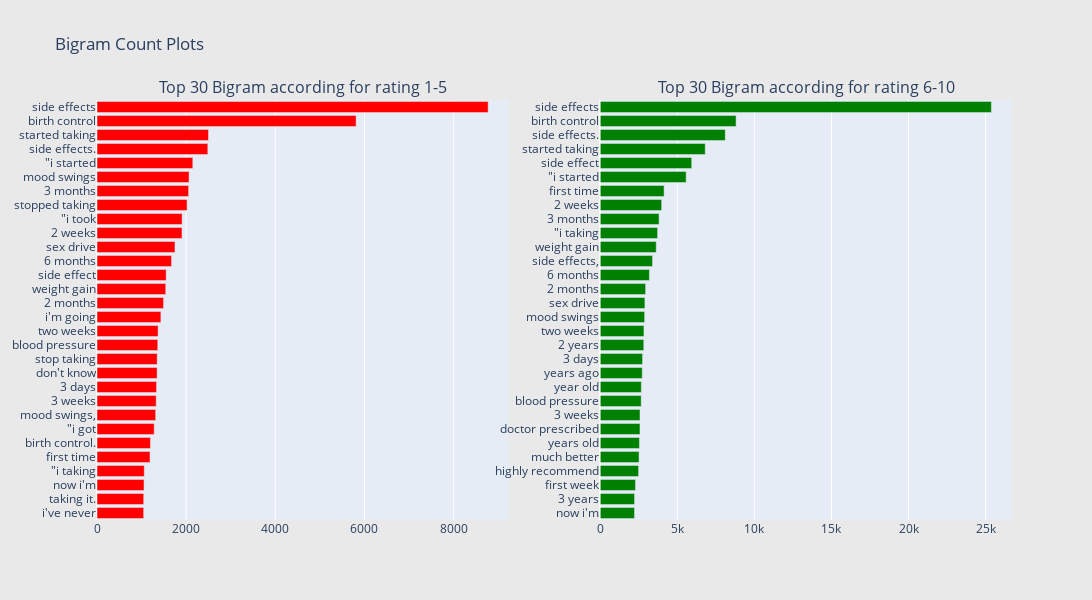

The code cell stored with this chart in its notebook:
### Markdown cell above
#### Bigrams

### Code cell
trace_1_5 = plot_ngram(df_rating_1_5, 2, 'red')
trace_6_10 = plot_ngram(df_rating_6_10, 2, 'green')

# Creating subplots
make_subplots(trace_1_5, trace_6_10, "Bigram")

### Figure 1 — Plotly figure (JSON) as saved in the notebook; plotly's stock layout.template omitted (floating-point values rounded to 4 significant figures)
{"data": [{"marker": {"color": "red"}, "orientation": "h", "showlegend": false, "type": "bar", "x": [1047, 1048, 1055, 1060, 1189, 1199, 1283, 1316, 1328, 1336, 1348, 1350, 1363, 1371, 1433, 1493, 1542, 1552, 1672, 1749, 1906, 1909, 2020, 2055, 2065, 2149, 2486, 2501, 5812, 8774], "xaxis": "x", "y": ["i&#039;ve never", "taking it.", "now i&#039;m", "\"i taking", "first time", "birth control.", "\"i got", "mood swings,", "3 weeks", "3 days", "don&#039;t know", "stop taking", "blood pressure", "two weeks", "i&#039;m going", "2 months", "weight gain", "side effect", "6 months", "sex drive", "2 weeks", "\"i took", "stopped taking", "3 months", "mood swings", "\"i started", "side effects.", "started taking", "birth control", "side effects"], "yaxis": "y"}, {"marker": {"color": "green"}, "orientation": "h", "showlegend": false, "type": "bar", "x": [2224, 2225, 2289, 2488, 2517, 2544, 2578, 2579, 2656, 2665, 2725, 2744, 2824, 2836, 2880, 2897, 2942, 3189, 3391, 3631, 3720, 3817, 3984, 4142, 5573, 5932, 6810, 8111, 8813, 25377], "xaxis": "x2", "y": ["now i&#039;m", "3 years", "first week", "highly recommend", "much better", "years old", "doctor prescribed", "3 weeks", "blood pressure", "year old", "years ago", "3 days", "2 years", "two weeks", "mood swings", "sex drive", "2 months", "6 months", "side effects,", "weight gain", "\"i taking", "3 months", "2 weeks", "first time", "\"i started", "side effect", "started taking", "side effects.", "birth control", "side effects"], "yaxis": "y2"}], "layout": {"annotations": [{"font": {"size": 16}, "showarrow": false, "text": "Top 30 Bigram according for rating 1-5", "x": 0.225, "xanchor": "center", "xref": "paper", "y": 1, "yanchor": "bottom", "yref": "paper"}, {"font": {"size": 16}, "showarrow": false, "text": "Top 30 Bigram according for rating 6-10", "x": 0.775, "xanchor": "center", "xref": "paper", "y": 1, "yanchor": "bottom", "yref": "paper"}], "height": 600, "paper_bgcolor": "rgb(233,233,233)", "title": {"text": "Bigram Count Plots"}, "width": 1200, "xaxis": {"anchor": "y", "domain": [0, 0.45]}, "xaxis2": {"anchor": "y2", "domain": [0.55, 1]}, "yaxis": {"anchor": "x", "domain": [0, 1]}, "yaxis2": {"anchor": "x2", "domain": [0, 1]}}}
